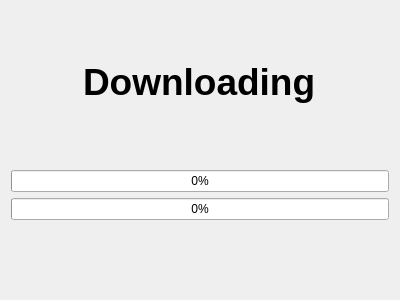
<?xml version="1.0" encoding="UTF-8"?>
<ui version="4.0">
 <class>DownloadPage</class>
 <widget class="QWidget" name="DownloadPage">
  <property name="geometry">
   <rect>
    <x>0</x>
    <y>0</y>
    <width>400</width>
    <height>300</height>
   </rect>
  </property>
  <property name="windowTitle">
   <string>Form</string>
  </property>
  <layout class="QHBoxLayout" name="horizontalLayout">
   <item>
    <layout class="QVBoxLayout" name="verticalLayout">
     <item>
      <spacer name="verticalSpacer">
       <property name="orientation">
        <enum>Qt::Vertical</enum>
       </property>
       <property name="sizeHint" stdset="0">
        <size>
         <width>20</width>
         <height>40</height>
        </size>
       </property>
      </spacer>
     </item>
     <item alignment="Qt::AlignHCenter">
      <widget class="QLabel" name="downloadLabel">
       <property name="text">
        <string>&lt;html&gt;&lt;head/&gt;&lt;body&gt;&lt;p&gt;&lt;span style=&quot; font-size:28pt; font-weight:600;&quot;&gt;Downloading&lt;/span&gt;&lt;/p&gt;&lt;/body&gt;&lt;/html&gt;</string>
       </property>
      </widget>
     </item>
     <item alignment="Qt::AlignHCenter">
      <widget class="QLabel" name="infoLabel">
       <property name="text">
        <string/>
       </property>
      </widget>
     </item>
     <item>
      <spacer name="verticalSpacer_2">
       <property name="orientation">
        <enum>Qt::Vertical</enum>
       </property>
       <property name="sizeType">
        <enum>QSizePolicy::Preferred</enum>
       </property>
       <property name="sizeHint" stdset="0">
        <size>
         <width>20</width>
         <height>40</height>
        </size>
       </property>
      </spacer>
     </item>
     <item>
      <widget class="QProgressBar" name="progressBar">
       <property name="value">
        <number>0</number>
       </property>
      </widget>
     </item>
     <item>
      <widget class="QProgressBar" name="progressBarSub">
       <property name="value">
        <number>0</number>
       </property>
      </widget>
     </item>
     <item alignment="Qt::AlignHCenter">
      <widget class="QLabel" name="progressLabel">
       <property name="font">
        <font>
         <pointsize>9</pointsize>
         <weight>50</weight>
         <italic>true</italic>
         <bold>false</bold>
        </font>
       </property>
       <property name="text">
        <string/>
       </property>
      </widget>
     </item>
     <item>
      <spacer name="verticalSpacer_3">
       <property name="orientation">
        <enum>Qt::Vertical</enum>
       </property>
       <property name="sizeHint" stdset="0">
        <size>
         <width>20</width>
         <height>40</height>
        </size>
       </property>
      </spacer>
     </item>
    </layout>
   </item>
  </layout>
 </widget>
 <resources/>
 <connections/>
</ui>
